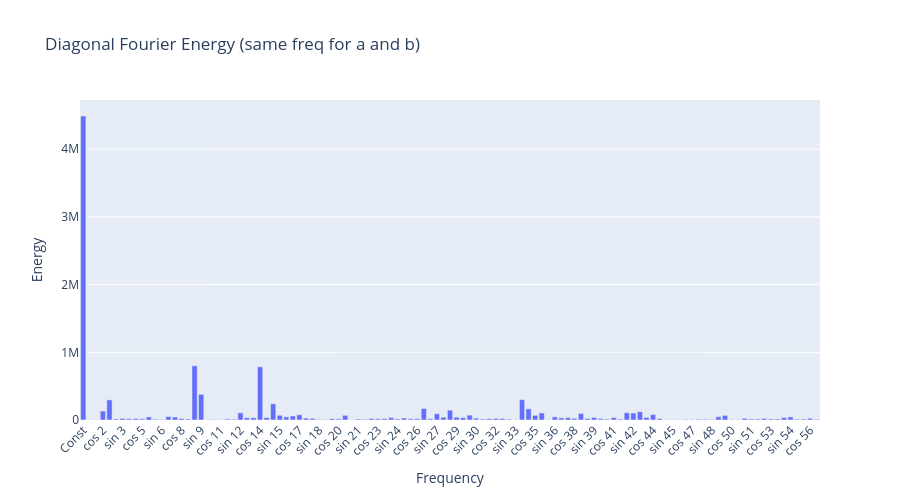

Notebook code cell kept with this figure:
### Markdown cell above
## Cell 15: Identify Key Frequency Pairs

For modular addition (a + b) mod p, the model uses frequency pairs (k, k) that compute
cos(2*pi*k*(a+b)/p) = cos(2*pi*k*a/p)*cos(2*pi*k*b/p) - sin(2*pi*k*a/p)*sin(2*pi*k*b/p)

### Code cell
# Find the diagonal elements (same frequency for a and b)
diagonal_energy = torch.diag(fourier_energy)

# Plot diagonal Fourier energies
fig = px.bar(
    x=fourier_basis_names,
    y=diagonal_energy.cpu().numpy(),
    title="Diagonal Fourier Energy (same freq for a and b)",
    labels={"x": "Frequency", "y": "Energy"},
)
fig.update_layout(xaxis_tickangle=-45, height=500)
fig.show()

# Find top diagonal frequencies
print("\nTop diagonal frequencies (key for modular addition):")
top_diag = diagonal_energy.argsort(descending=True)[:10]
for idx in top_diag:
    print(f"  {fourier_basis_names[idx]}: {diagonal_energy[idx].item():.4f}")

### Figure 1 — Plotly figure (JSON) as saved in the notebook; plotly's stock layout.template omitted (floating-point values rounded to 4 significant figures)
{"data": [{"hovertemplate": "Frequency=%{x}<br>Energy=%{y}<extra></extra>", "legendgroup": "", "marker": {"color": "#636efa", "pattern": {"shape": ""}}, "name": "", "orientation": "v", "showlegend": false, "textposition": "auto", "type": "bar", "x": ["Const", "cos 1", "sin 1", "cos 2", "sin 2", "cos 3", "sin 3", "cos 4", "sin 4", "cos 5", "sin 5", "cos 6", "sin 6", "cos 7", "sin 7", "cos 8", "sin 8", "cos 9", "sin 9", "cos 10", "sin 10", "cos 11", "sin 11", "cos 12", "sin 12", "cos 13", "sin 13", "cos 14", "sin 14", "cos 15", "sin 15", "cos 16", "sin 16", "cos 17", "sin 17", "cos 18", "sin 18", "cos 19", "sin 19", "cos 20", "sin 20", "cos 21", "sin 21", "cos 22", "sin 22", "cos 23", "sin 23", "cos 24", "sin 24", "cos 25", "sin 25", "cos 26", "sin 26", "cos 27", "sin 27", "cos 28", "sin 28", "cos 29", "sin 29", "cos 30", "sin 30", "cos 31", "sin 31", "cos 32", "sin 32", "cos 33", "sin 33", "cos 34", "sin 34", "cos 35", "sin 35", "cos 36", "sin 36", "cos 37", "sin 37", "cos 38", "sin 38", "cos 39", "sin 39", "cos 40", "sin 40", "cos 41", "sin 41", "cos 42", "sin 42", "cos 43", "sin 43", "cos 44", "sin 44", "cos 45", "sin 45", "cos 46", "sin 46", "cos 47", "sin 47", "cos 48", "sin 48", "cos 49", "sin 49", "cos 50", "sin 50", "cos 51", "sin 51", "cos 52", "sin 52", "cos 53", "sin 53", "cos 54", "sin 54", "cos 55", "sin 55", "cos 56", "sin 56"], "xaxis": "x", "y": [4491000.0, 3862.0, 5846.0, 131700.0, 297200.0, 15790.0, 23340.0, 18160.0, 21340.0, 17260.0, 45560.0, 10940.0, 7672.0, 51180.0, 44350.0, 21740.0, 15240.0, 800500.0, 379300.0, 4667.0, 7661.0, 5700.0, 15150.0, 11490.0, 106000.0, 33290.0, 33700.0, 786000.0, 34720.0, 238900.0, 69210.0, 46050.0, 58620.0, 77120.0, 28100.0, 23340.0, 8679.0, 7027.0, 18430.0, 17220.0, 68180.0, 4808.0, 13690.0, 10320.0, 22770.0, 17690.0, 20040.0, 35100.0, 15070.0, 28640.0, 18350.0, 18860.0, 169800.0, 17760.0, 92280.0, 41370.0, 145100.0, 40680.0, 33810.0, 71520.0, 26560.0, 13370.0, 20600.0, 22110.0, 21550.0, 12620.0, 4290.0, 299900.0, 164500.0, 68400.0, 104300.0, 5139.0, 46210.0, 31000.0, 35340.0, 24130.0, 95730.0, 22470.0, 36830.0, 20920.0, 13120.0, 36060.0, 13520.0, 107200.0, 102300.0, 123100.0, 37410.0, 80030.0, 20730.0, 5204.0, 6047.0, 5906.0, 8501.0, 7023.0, 11030.0, 10350.0, 7720.0, 48010.0, 67610.0, 6613.0, 6012.0, 25060.0, 14440.0, 13830.0, 22630.0, 15020.0, 14430.0, 35910.0, 45710.0, 11530.0, 13830.0, 24470.0, 10070.0], "yaxis": "y"}], "layout": {"barmode": "relative", "height": 500, "legend": {"tracegroupgap": 0}, "title": {"text": "Diagonal Fourier Energy (same freq for a and b)"}, "xaxis": {"anchor": "y", "domain": [0, 1], "tickangle": -45, "title": {"text": "Frequency"}}, "yaxis": {"anchor": "x", "domain": [0, 1], "title": {"text": "Energy"}}}}
